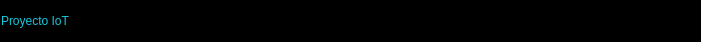
        <widget class="QFrame" name="frame_superior">
         <property name="minimumSize">
          <size>
           <width>0</width>
           <height>42</height>
          </size>
         </property>
         <property name="maximumSize">
          <size>
           <width>16777215</width>
           <height>40</height>
          </size>
         </property>
         <property name="styleSheet">
          <string notr="true">
QFrame{
background-color: rgb(0,0,0);
}

QPushButton{
background-color: #000000ff;
border-radius: 20px;
}

QPushButton:hover{
background-color: rgb(53, 53, 79);
border-radius: 20px;
}</string>
         </property>
         <property name="frameShape">
          <enum>QFrame::StyledPanel</enum>
         </property>
         <property name="frameShadow">
          <enum>QFrame::Raised</enum>
         </property>
         <layout class="QHBoxLayout" name="horizontalLayout">
          <property name="spacing">
           <number>5</number>
          </property>
          <property name="leftMargin">
           <number>0</number>
          </property>
          <property name="topMargin">
           <number>0</number>
          </property>
          <property name="rightMargin">
           <number>0</number>
          </property>
          <property name="bottomMargin">
           <number>0</number>
          </property>
          <item>
           <widget class="QLabel" name="label">
            <property name="styleSheet">
             <string notr="true">font: 87 12pt &quot;Arial Black&quot;;
color: rgb(20,200,220);</string>
            </property>
            <property name="text">
             <string>Proyecto IoT</string>
            </property>
           </widget>
          </item>
          <item>
           <spacer name="horizontalSpacer">
            <property name="orientation">
             <enum>Qt::Horizontal</enum>
            </property>
            <property name="sizeType">
             <enum>QSizePolicy::Expanding</enum>
            </property>
            <property name="sizeHint" stdset="0">
             <size>
              <width>450</width>
              <height>20</height>
             </size>
            </property>
           </spacer>
          </item>
          <item>
           <widget class="QPushButton" name="bt_mini">
            <property name="minimumSize">
             <size>
              <width>40</width>
              <height>40</height>
             </size>
            </property>
            <property name="styleSheet">
             <string notr="true"/>
            </property>
            <property name="text">
             <string/>
            </property>
            <property name="icon">
             <iconset>
              <normaloff>Imagenes/mini.png</normaloff>Imagenes/mini.png</iconset>
            </property>
            <property name="iconSize">
             <size>
              <width>38</width>
              <height>38</height>
             </size>
            </property>
           </widget>
          </item>
          <item>
           <widget class="QPushButton" name="bt_minimizar">
            <property name="minimumSize">
             <size>
              <width>40</width>
              <height>40</height>
             </size>
            </property>
            <property name="styleSheet">
             <string notr="true"/>
            </property>
            <property name="text">
             <string/>
            </property>
            <property name="icon">
             <iconset>
              <normaloff>Imagenes/minimizar.png</normaloff>Imagenes/minimizar.png</iconset>
            </property>
            <property name="iconSize">
             <size>
              <width>38</width>
              <height>38</height>
             </size>
            </property>
           </widget>
          </item>
          <item>
           <widget class="QPushButton" name="bt_maximizar">
            <property name="minimumSize">
             <size>
              <width>40</width>
              <height>40</height>
             </size>
            </property>
            <property name="styleSheet">
             <string notr="true"/>
            </property>
            <property name="text">
             <string/>
            </property>
            <property name="icon">
             <iconset>
              <normaloff>Imagenes/maximizar.png</normaloff>Imagenes/maximizar.png</iconset>
            </property>
            <property name="iconSize">
             <size>
              <width>38</width>
              <height>38</height>
             </size>
            </property>
           </widget>
          </item>
          <item>
           <widget class="QPushButton" name="bt_cerrar">
            <property name="minimumSize">
             <size>
              <width>40</width>
              <height>40</height>
             </size>
            </property>
            <property name="styleSheet">
             <string notr="true"/>
            </property>
            <property name="text">
             <string/>
            </property>
            <property name="icon">
             <iconset>
              <normaloff>Imagenes/x.png</normaloff>Imagenes/x.png</iconset>
            </property>
            <property name="iconSize">
             <size>
              <width>38</width>
              <height>38</height>
             </size>
            </property>
           </widget>
          </item>
         </layout>
        </widget>
